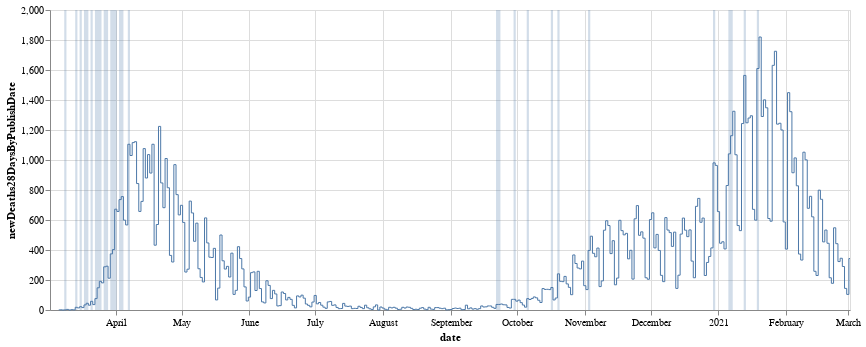

Here is the notebook cell this chart was saved with:
### Markdown cell above
Third, and finally, let's highlight the *true highest* dates or those where **both** the number of deaths that were reported and the number of deaths that occurred were at their highest.
This chart shows us the dates when using the number of deaths that were reported to make "highest in" statements was accurate with respect to the number of deaths that occurred.
Clearly, there weren't many of these dates in late December 2020 and early January 2021.

### Code cell
altair.layer(reported_chart, true_highest_chart).resolve_scale(y="independent")

### Figure 1 — Vega-Lite specification as saved in the notebook (floating-point values rounded to 4 significant figures; data arrays with more than 128 entries replaced by an {"elided": "..."} marker saying what was removed)
{"config": {"view": {"continuousWidth": 400, "continuousHeight": 300}}, "layer": [{"data": {"name": "data-db3ef9b918107056114dd8b8bf1c4bd5"}, "mark": {"type": "line", "interpolate": "step", "strokeWidth": 1}, "encoding": {"x": {"type": "temporal", "field": "date"}, "y": {"type": "quantitative", "field": "newDeaths28DaysByPublishDate"}}, "width": 800}, {"data": {"name": "data-410654bd0052f8501d60a74491edf312"}, "mark": {"type": "area", "fillOpacity": 0.25, "interpolate": "step"}, "encoding": {"x": {"type": "temporal", "field": "date"}, "y": {"type": "quantitative", "axis": null, "field": "trueHighest"}}, "width": 800}], "resolve": {"scale": {"y": "independent"}}, "$schema": "https://vega.github.io/schema/vega-lite/v4.8.1.json", "datasets": {"data-db3ef9b918107056114dd8b8bf1c4bd5": {"elided": "366 records"}, "data-410654bd0052f8501d60a74491edf312": {"elided": "366 records"}}}
